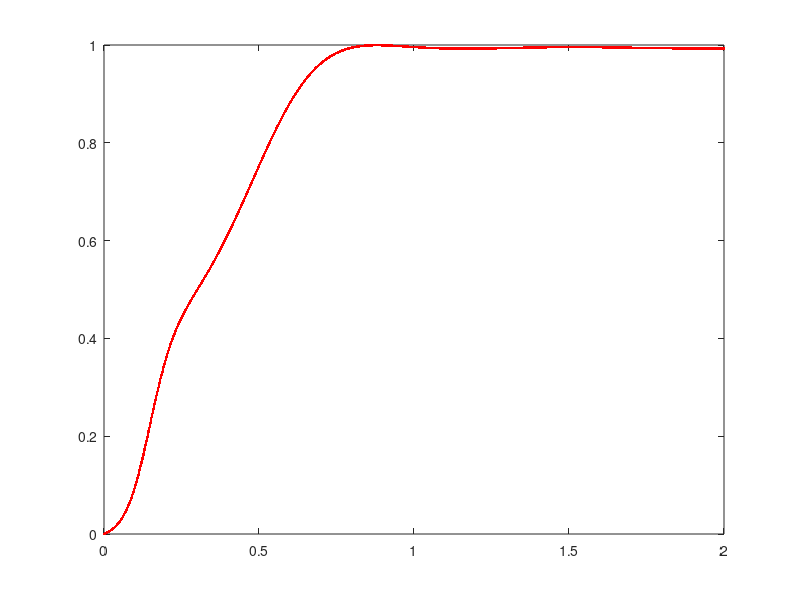

MATLAB code for this plot: (Note: this script raises an error after producing the figure.)
clc
clear
clf

E = 0.2 * 1.602e-19;
V1 = 0.1 * 1.602e-19; V2 = 0.3 * 1.602e-19;
m = 9.109e-31;
L = 0.5e-9;
a1 = 0.3e-9; a2 = 0.75e-9;
x1 = a1; x2 = a1 + L; x3 = a1 + L + a2;
hbar = 6.626e-34 / (2 * pi);
k = sqrt(2 * m * E) / (hbar);
q1 = sqrt(2 * m * (E-V1)) /(hbar);
q2 = sqrt(2 * m * (V2-E)) /(hbar);

I = @(x) [exp(1i*k*x) , exp(-1i*k*x) ; 1i*k*exp(1i*k*x) , -1i*k*exp(-1i*k*x)];
II1 = @(x) [exp(1i*q1*x) , exp(-1i*q1*x) ; 1i*q1*exp(1i*q1*x) , -1i*q1*exp(-1i*q1*x)];
II2 = I;
II3 = @(x) [exp(-q2*x) , exp(q2*x) ; -q2*exp(-q2*x) , q2*exp(q2*x)];
III = I;

%I(0) * [A;B] = II1(0) * [A1;B1]
%II1(x1) * [A1;B1] = II2(x1) * [A2;B2]
%II2(x2) * [A2;B2] = II3(x2) * [A3;B3]
%II2(x3) * [A3;B3] = III(x3) * [F;0]

%[A3;B3] =II2(x3)^(-1) * III(x3) * [F;0]
%II2(x2) * [A2;B2] = II3(x2) * [A3;B3] = II3(x2) * II2(x3)^(-1) * III(x3) * [F;0] 
%II2(x2) * [A2;B2] = II3(x2) * II2(x3)^(-1) * III(x3) * [F;0] 
%[A2;B2] = II2(x2)^(-1) *  II3(x2) * II2(x3)^(-1) * III(x3) * [F;0] 
%II1(x1) * [A1;B1] = II2(x1) * [A2;B2] = II2(x1) * II2(x2)^(-1) *  II3(x2) * II2(x3)^(-1) * III(x3) * [F;0] 
%II1(x1) * [A1;B1] = II2(x1) * II2(x2)^(-1) *  II3(x2) * II2(x3)^(-1) * III(x3) * [F;0] 
%[A1;B1] = II1(x1)^(-1) * II2(x1) * II2(x2)^(-1) *  II3(x2) * II2(x3)^(-1) * III(x3) * [F;0] 
%I(0) * [A;B] = II1(0) * II1(x1)^(-1) * II2(x1) * II2(x2)^(-1) *  II3(x2) * II2(x3)^(-1) * III(x3) * [F;0] 
%[A;B] = I(0)^(-1) * II1(0) * II1(x1)^(-1) * II2(x1) * II2(x2)^(-1) *  II3(x2) * II2(x3)^(-1) * III(x3) * [F;0] 

i = I(0);
ii1_1 = II1(0);

ii1_2 = II1(x1);
ii2_1 = II2(x1);

ii2_2 = II2(x2);
ii3_1 = II3(x2);

ii3_2 = II3(x3);
iii = III(x3);

MAT = I(0)^(-1) * II1(0) * II1(x1)^(-1) * II2(x1) * II2(x2)^(-1) *  II3(x2) * II3(x3)^(-1) * III(x3);

A = 1;
F = A / MAT(1,1);

A3B3 = II3(x3)^(-1) * III(x3) * [F;0];
A2B2 = II2(x2)^(-1) * II3(x2) * A3B3;
A1B1 = II1(x1)^(-1) * II2(x1) * A2B2;
AB = I(0)^(-1) * II1(0) * A1B1

T = (abs(F)^2)/(abs(A)^2)

for x = -6:0.01:0;
phi1 = AB(1,1) * exp(1i * k * x * 1e-9) + AB(2,1) * exp(-1i * k * x * 1e-9);
plot(x,real(phi1),'k.');
hold on
end

for x = 0:0.01:0.3;
phi2 = A1B1(1,1) * exp(1i * q1 * x * 1e-9) + A1B1(2,1) * exp(-1i * q1 * x * 1e-9);
plot(x,real(phi2),'g.');
hold on
end

for x = 0.3:0.01:0.8;
phi3 = A2B2(1,1) * exp(1i * k * x * 1e-9) + A2B2(2,1) * exp(-1i * k * x * 1e-9);
plot(x,real(phi3),'b.');
hold on
end

for x = 0.8:0.01:1.55;
phi4 = A3B3(1,1) * exp(- q2 * x * 1e-9) + A3B3(2,1) * exp(q2 * x * 1e-9);
plot(x,real(phi4),'r.');
hold on
end

for x = 1.55:0.01:8;
phi5 = F * exp(1i * k * x * 1e-9);
plot(x,real(phi5),'k.');
hold on
end
grid minor

%% uppg b
clc
clear
clf

V1 = 0.1; V2 = 0.3;
m = 9.109e-31;
L = 0.5e-9; %vary L
a1 = 0.3e-9; a2 = 0.75e-9;
x1 = a1; x2 = a1 + L; x3 = a1 + L + a2;
hbar = 6.626e-34 / (2 * pi);


A=zeros(2000,2);
N=0;
for E = 0.0005:0.001:2
N=N+1;
A(N,1)=E;
    
k = sqrt(2 * m * E * 1.602e-19) / (hbar);
q1 = sqrt(2 * m * (E-V1) * 1.602e-19) /(hbar);
q2 = sqrt(2 * m * (V2-E) * 1.602e-19) /(hbar);

I = @(x) [exp(1i*k*x) , exp(-1i*k*x) ; 1i*k*exp(1i*k*x) , -1i*k*exp(-1i*k*x)];
II1 = @(x) [exp(1i*q1*x) , exp(-1i*q1*x) ; 1i*q1*exp(1i*q1*x) , -1i*q1*exp(-1i*q1*x)];
II2 = I;
II3 = @(x) [exp(-q2*x) , exp(q2*x) ; -q2*exp(-q2*x) , q2*exp(q2*x)];
III = I;

MAT = I(0)^(-1) * II1(0) * II1(x1)^(-1) * II2(x1) * II2(x2)^(-1) *  II3(x2) * II3(x3)^(-1) * III(x3);

A1 = 1;
F = A1 / MAT(1,1);

T = (abs(F)^2)/(abs(A1)^2);
A(N,2)=T;
plot(E,T,'r.')
hold on
end
save('data.txt','A','-ASCII')

%% uppg c
clc
clear
clf

V1 = 0.1;
m = 9.109e-31;
a1 = 0.3e-9; a2 = 0.75e-9;
x1 = a1 + a2;
hbar = 6.626e-34 / (2 * pi);

A=zeros(1899,2);
L=0;
for E = 0.3:0.001:2
L=L+1;
A(L,1)=E;
    
k = sqrt(2 * m * E * 1.602e-19) / (hbar);
q = sqrt(2 * m * (E-V1) * 1.602e-19) /(hbar);

I = @(x) [exp(1i*k*x) , exp(-1i*k*x) ; 1i*k*exp(1i*k*x) , -1i*k*exp(-1i*k*x)];
II = @(x) [exp(1i*q*x) , exp(-1i*q*x) ; 1i*q*exp(1i*q*x) , -1i*q*exp(-1i*q*x)];
III = I;

MAT = I(0)^(-1) * II(0) * II(x1)^(-1) * III(x1);

A1 = 1;
F = A1 / MAT(1,1);
A1B1 = II(x1)^(-1) * III(x1) * [F;0];
AB = I(0)^(-1) * II(0) * A1B1;

T = (abs(F)^2)/(abs(A1)^2);
A(L,2)=T;
plot(E,T,'r.')
hold on
end

save('data.txt','A','-ASCII')

%% calc wavelength/barrier width
clc
clear

V1 = 0.1;
m = 9.109e-31;
hbar = 6.626e-34 / (2 * pi);
a1 = 0.3e-9; a2 = 0.75e-9;
x1 = a1 + a2;

E1 = 0.441;
q1 = sqrt(2 * m * (E1-V1) * 1.602e-19) /(hbar);
lambda = 2 * pi / q1
lambda / x1

E2 = 1.464;
q2 = sqrt(2 * m * (E2-V1) * 1.602e-19) /(hbar);
lambda2 = 2 * pi / q2
lambda2 / x1

